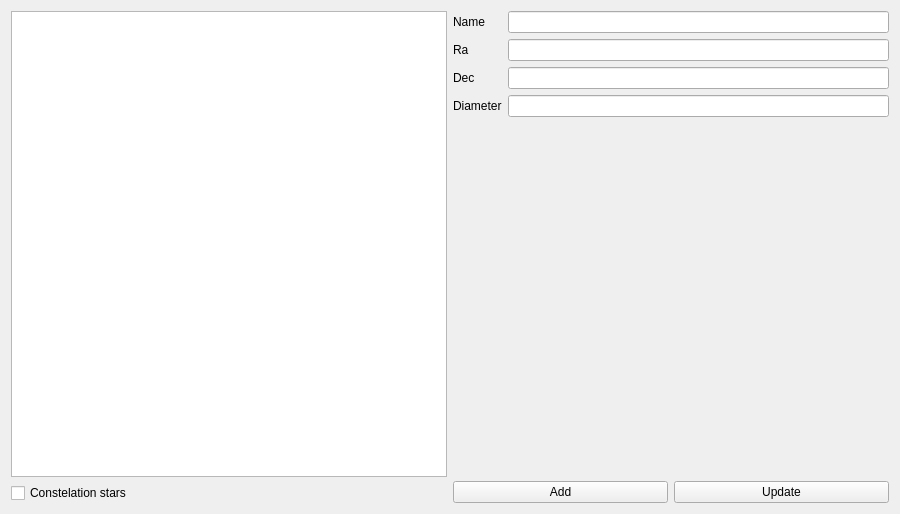
<?xml version="1.0" encoding="UTF-8"?>
<ui version="4.0">
 <class>Table</class>
 <widget class="QWidget" name="Table">
  <property name="geometry">
   <rect>
    <x>0</x>
    <y>0</y>
    <width>900</width>
    <height>514</height>
   </rect>
  </property>
  <property name="windowTitle">
   <string>Table</string>
  </property>
  <layout class="QHBoxLayout" name="horizontalLayout_2">
   <item>
    <layout class="QVBoxLayout" name="verticalLayout_2">
     <item>
      <widget class="QTableView" name="tableView"/>
     </item>
     <item>
      <widget class="QCheckBox" name="checkBox">
       <property name="text">
        <string>Constelation stars</string>
       </property>
      </widget>
     </item>
    </layout>
   </item>
   <item>
    <layout class="QVBoxLayout" name="verticalLayout">
     <item>
      <layout class="QFormLayout" name="formLayout">
       <item row="0" column="0">
        <widget class="QLabel" name="label">
         <property name="text">
          <string>Name</string>
         </property>
        </widget>
       </item>
       <item row="0" column="1">
        <widget class="QLineEdit" name="nameEdit"/>
       </item>
       <item row="1" column="0">
        <widget class="QLabel" name="label_2">
         <property name="text">
          <string>Ra</string>
         </property>
        </widget>
       </item>
       <item row="1" column="1">
        <widget class="QLineEdit" name="RAEdit"/>
       </item>
       <item row="2" column="0">
        <widget class="QLabel" name="label_3">
         <property name="text">
          <string>Dec</string>
         </property>
        </widget>
       </item>
       <item row="2" column="1">
        <widget class="QLineEdit" name="decEdit"/>
       </item>
       <item row="3" column="0">
        <widget class="QLabel" name="label_4">
         <property name="text">
          <string>Diameter</string>
         </property>
        </widget>
       </item>
       <item row="3" column="1">
        <widget class="QLineEdit" name="diameterEdit"/>
       </item>
      </layout>
     </item>
     <item>
      <layout class="QHBoxLayout" name="horizontalLayout">
       <item>
        <widget class="QPushButton" name="addBUtton">
         <property name="text">
          <string>Add</string>
         </property>
        </widget>
       </item>
       <item>
        <widget class="QPushButton" name="UpdateButton">
         <property name="text">
          <string>Update</string>
         </property>
        </widget>
       </item>
      </layout>
     </item>
    </layout>
   </item>
  </layout>
 </widget>
 <layoutdefault spacing="6" margin="11"/>
 <resources/>
 <connections/>
</ui>
